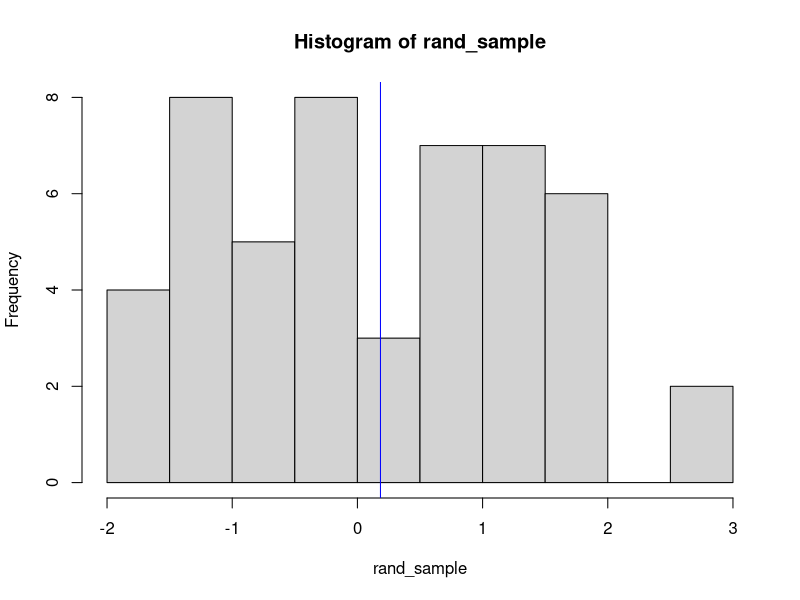
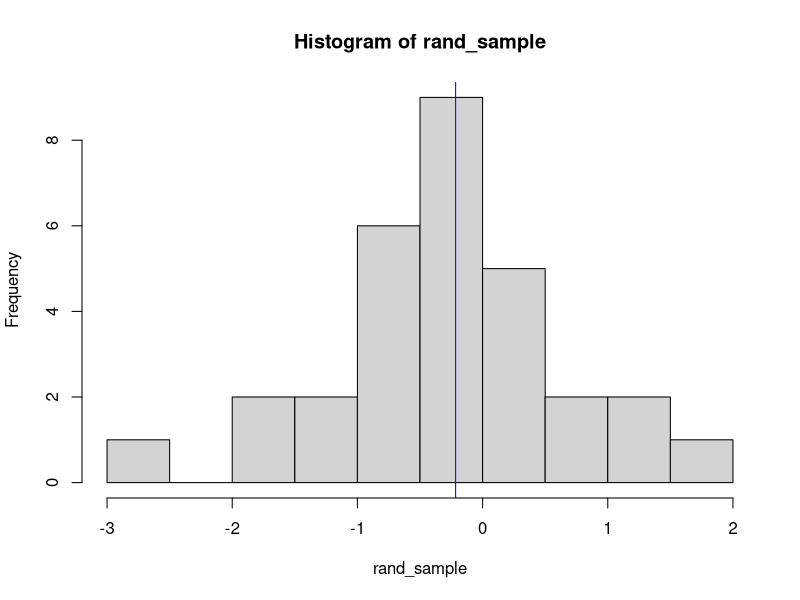
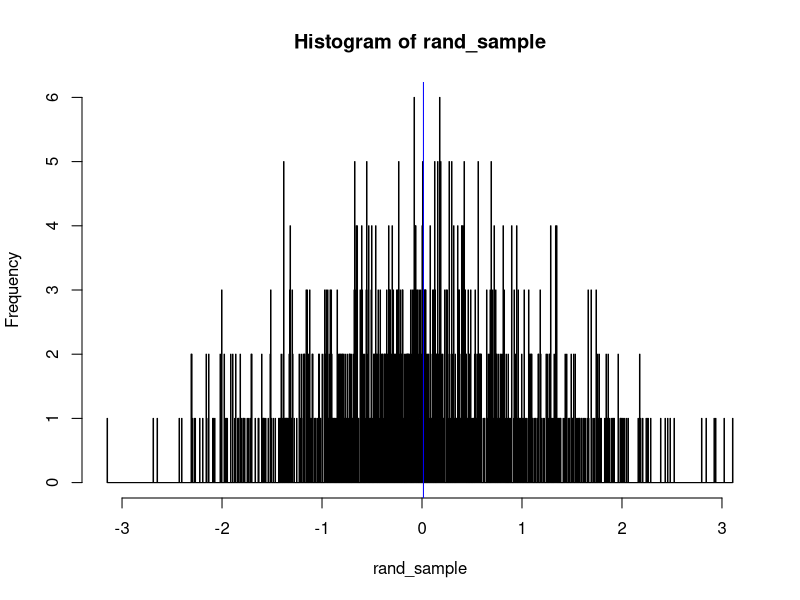
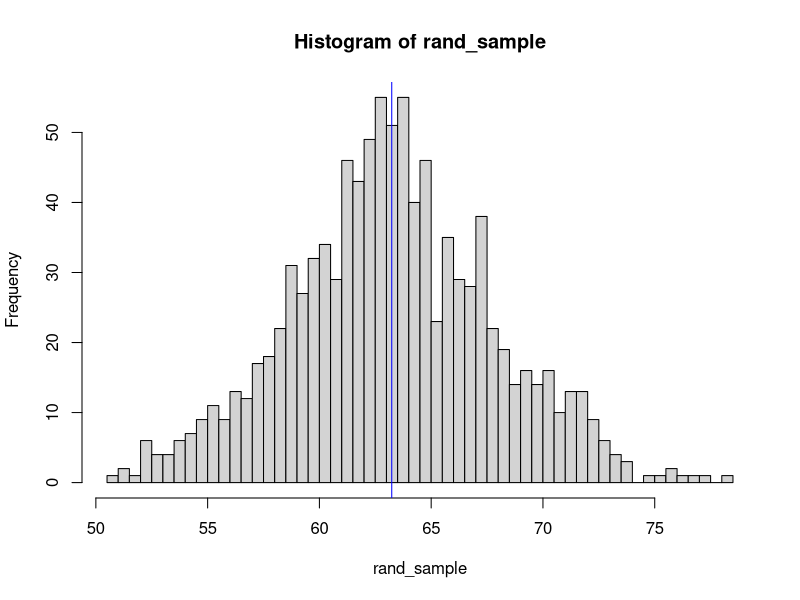
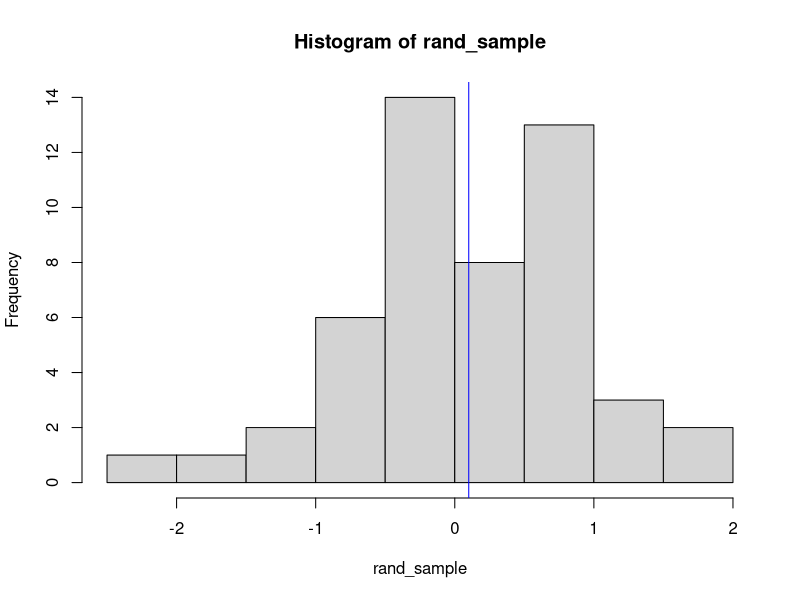

The R script that drew these images, in order:
#########################
## plot_random_function.R
## 
## Maggie Murphy
## 
## Purpose: 
## A function that will generate a random
##  sample normal values, plot a histogram 
##  with an overlaid mean on the plot 
##  an returns summary statistics about the
##  generated data
##
## Inputs: 
##    numpts = the number of points to generate, defaults to 50
##    bins   = the number of breakpoints in the hist() function, 
##             defaults to 10
##    mu     = mean of normal Normal distribution, defaults to 0
##    sigma  = standard deviation of Normal Distribution, defaults to 1
##    seed   = seed fo the random number generator, defaults to NULL --
##             so random each time, but user can override the value
## 
## Outputs: 
##    A list is returned with the following elements
##    Random_Sample = the generated random sample
##    Mean_Sample   = the mean of the random sample
##    SD_Sample     = the standard deviation of the random sample

plotRandomNormals <- function(numpts = 50, bins = 10,
                              mu = 0, sigma = 1, 
                              seed = NULL) {
  set.seed(seed)
  rand_sample <- rnorm(numpts, mean = mu, sd = sigma)
  hist(rand_sample, breaks = bins+1)
  abline(v=mean(rand_sample), col= "blue")
  list(Random_Sample = rand_sample, 
       Mean_Sample = mean(rand_sample), 
       SD_Sample = sd(rand_sample))
}

## Default values
plotRandomNormals()

## User specified number of points
plotRandomNormals(numpts = 30)

plotRandomNormals(numpts = 1000, bins = 2000)

plotRandomNormals(numpts = 1000, bins = 50, mu = 63.5, sigma = 4.5)

plotRandomNormals(seed = 1)

